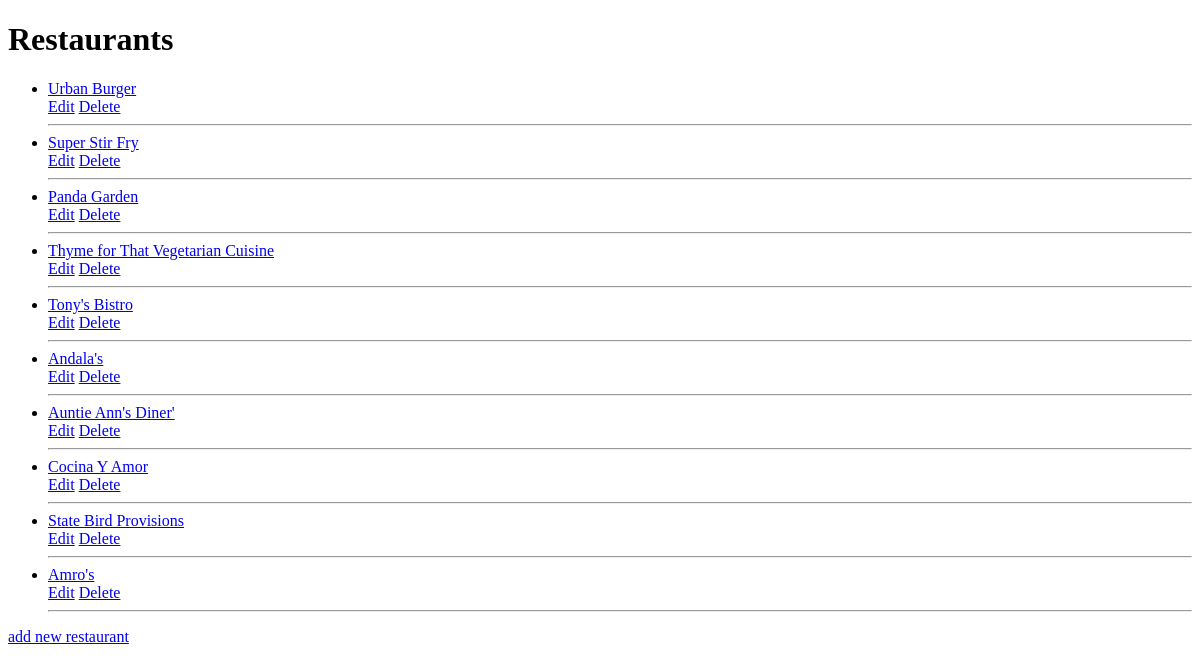
The page /restaurants/ on the database as committed earlier.
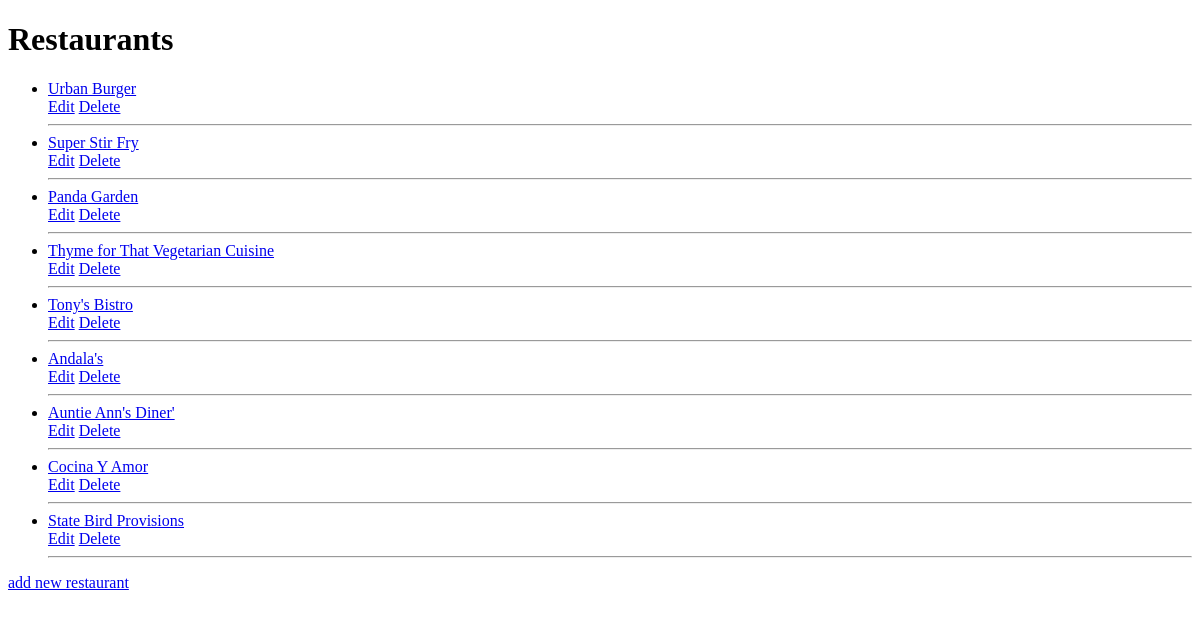
The same page on the database as committed later.
### database/db_setup.py (models this page shows)
class Restaurant(Base):
	__tablename__ = 'restaurant'
	id = Column(Integer, primary_key = True)
	name = Column(String(80), nullable = False)
	menu_items = relationship("MenuItem")

### flask_server/flask_server.py (the view)
@app.route('/')
@app.route('/restaurants/')
def index():
    restaurants_list = session.query(Restaurant).all()
    return render_template('index.html', restaurants_list=restaurants_list)

### flask_server/templates/index.html (shortened to what this page needs)
<!DOCTYPE html>
<html lang="en">
<head>
</head>
<body>
  <h1>Restaurants</h1>
  <ul>
    {% for restaurant in restaurants_list %}
    <li>
      <a href="{{ url_for('restaurant_menu', restaurant_id=restaurant.id) }}">{{ restaurant.name }}</a>
      <br>
      <a href="{{ url_for('edit_restaurant', restaurant_id=restaurant.id) }}">Edit</a>
      <a href="{{ url_for('delete_restaurant', restaurant_id=restaurant.id) }}">Delete</a>
      <hr>
    </li>
    {% endfor %}
  </ul>
  <a href="{{ url_for('add_restaurant') }}">add new restaurant</a>
</body>
</html>

Rows that differ between the two databases and show on the page:
removed Restaurant: name "Amro's"
